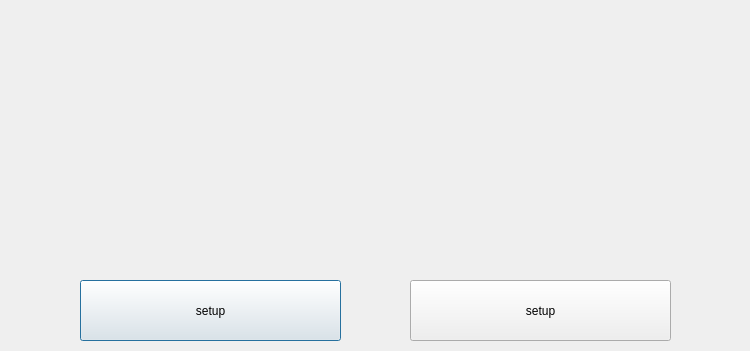
<?xml version="1.0" encoding="UTF-8"?>
<ui version="4.0">
 <class>MD</class>
 <widget class="QDialog" name="MD">
  <property name="windowModality">
   <enum>Qt::NonModal</enum>
  </property>
  <property name="geometry">
   <rect>
    <x>0</x>
    <y>0</y>
    <width>750</width>
    <height>351</height>
   </rect>
  </property>
  <property name="maximumSize">
   <size>
    <width>750</width>
    <height>351</height>
   </size>
  </property>
  <property name="contextMenuPolicy">
   <enum>Qt::NoContextMenu</enum>
  </property>
  <property name="windowTitle">
   <string>CGE_SYSTEM SETUP</string>
  </property>
  <property name="windowIcon">
   <iconset resource="CGE_SETUP.qrc">
    <normaloff>:/images/sunup cg engine logo 128.jpg</normaloff>:/images/sunup cg engine logo 128.jpg</iconset>
  </property>
  <widget class="QLabel" name="label">
   <property name="geometry">
    <rect>
     <x>0</x>
     <y>0</y>
     <width>751</width>
     <height>271</height>
    </rect>
   </property>
   <property name="font">
    <font>
     <pointsize>12</pointsize>
    </font>
   </property>
   <property name="styleSheet">
    <string>border-image: url(:/images/CGE logo 980.jpg);</string>
   </property>
   <property name="text">
    <string/>
   </property>
  </widget>
  <widget class="QPushButton" name="nukePB">
   <property name="enabled">
    <bool>true</bool>
   </property>
   <property name="geometry">
    <rect>
     <x>80</x>
     <y>280</y>
     <width>261</width>
     <height>61</height>
    </rect>
   </property>
   <property name="maximumSize">
    <size>
     <width>261</width>
     <height>16777215</height>
    </size>
   </property>
   <property name="sizeIncrement">
    <size>
     <width>0</width>
     <height>0</height>
    </size>
   </property>
   <property name="autoFillBackground">
    <bool>false</bool>
   </property>
   <property name="text">
    <string>setup</string>
   </property>
   <property name="icon">
    <iconset resource="CGE_SETUP.qrc">
     <normaloff>:/images/WindowsIcon.ico</normaloff>:/images/WindowsIcon.ico</iconset>
   </property>
   <property name="iconSize">
    <size>
     <width>160</width>
     <height>160</height>
    </size>
   </property>
   <property name="checkable">
    <bool>false</bool>
   </property>
  </widget>
  <widget class="QPushButton" name="mayaPB">
   <property name="geometry">
    <rect>
     <x>410</x>
     <y>280</y>
     <width>261</width>
     <height>61</height>
    </rect>
   </property>
   <property name="text">
    <string>setup</string>
   </property>
   <property name="icon">
    <iconset resource="CGE_SETUP.qrc">
     <normaloff>:/images/mayaico.png</normaloff>:/images/mayaico.png</iconset>
   </property>
   <property name="iconSize">
    <size>
     <width>50</width>
     <height>100</height>
    </size>
   </property>
  </widget>
  <widget class="QPlainTextEdit" name="MessageTable">
   <property name="geometry">
    <rect>
     <x>0</x>
     <y>0</y>
     <width>321</width>
     <height>271</height>
    </rect>
   </property>
   <property name="font">
    <font>
     <pointsize>12</pointsize>
     <weight>75</weight>
     <bold>true</bold>
    </font>
   </property>
   <property name="styleSheet">
    <string>background-color: rgba(255, 255, 255, 0);
color: rgb(0, 255, 0);
</string>
   </property>
   <property name="frameShape">
    <enum>QFrame::NoFrame</enum>
   </property>
   <property name="readOnly">
    <bool>true</bool>
   </property>
  </widget>
 </widget>
 <resources>
  <include location="CGE_SETUP.qrc"/>
 </resources>
 <connections/>
</ui>
